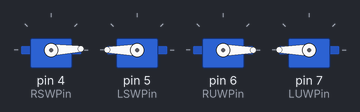
Bench run of a sketch on a simulated Arduino Uno, built with avr-gcc and run on an emulated ATmega328P. Shown: 4 × servo.

Above: at 4.05 s.
At 5.65 s:
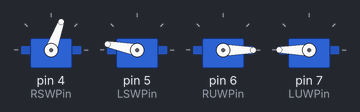
At 7.25 s:
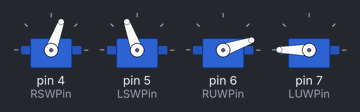
At 10.55 s:
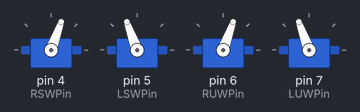
At 13.85 s:
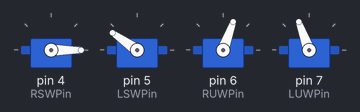
At 17.15 s:
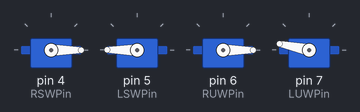
Timing chart, 0 to 24.0 s (numbered marks = the images above):
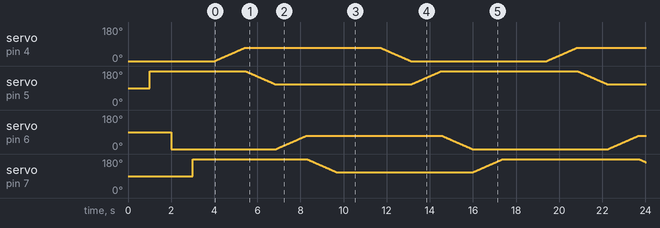

The sketch:

2_Step.ino
```cpp
#include <Servo.h>

#define RSWPin 4
#define LSWPin 5
#define RUWPin 6
#define LUWPin 7

int i;

Servo RSW;    //Right Side Window
Servo LSW;    //Left Side Window
Servo RUW;    //Right Up Window
Servo LUW;    //Left Up Window

void setup() {
  Serial.begin(9600);

  RSW.attach(RSWPin);
  LSW.attach(LSWPin);
  RUW.attach(RUWPin);
  LUW.attach(LUWPin);

  RSW.write(0);
  delay(1000);
  LSW.write(180);
  delay(1000);
  RUW.write(0);
  delay(1000);
  LUW.write(180);
  delay(1000);
}

void loop() {

  for (i = 0; i <= 70; i++) {
    RSW.write(i);
    delay(20);
  }

  for (i = 180; i >= 110; i--) {
    LSW.write(i);
    delay(20);
  }

  for (i = 0; i <= 70; i++) {
    RUW.write(i);
    delay(20);
  }

  for (i = 180; i >= 110; i--) {
    LUW.write(i);
    delay(20);
  }
  delay(2000);


  for (i = 70; i >= 0; i--) {
    RSW.write(i);
    delay(20);
  }

  for (i = 110; i <= 180; i++) {
    LSW.write(i);
    delay(20);
  }

  for (i = 70; i >= 0; i--) {
    RUW.write(i);
    delay(20);
  }

  for (i = 110; i <= 180; i++) {
    LUW.write(i);
    delay(20);
  }
  delay(2000);

}
```
